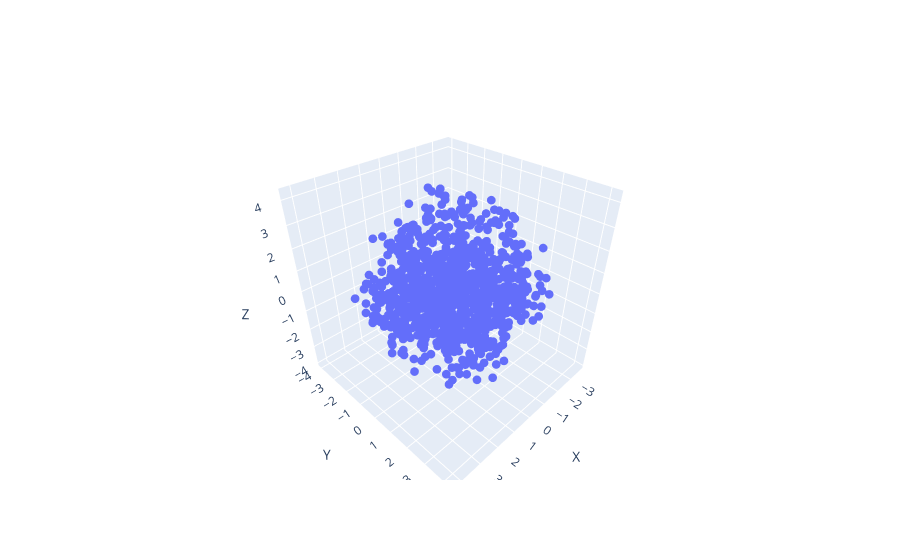

The code cell stored with this chart in its notebook:
### Code cell
import plotly.graph_objects as go
import numpy as np

def generate_manifold(n_samples):
    """
    Generates a random manifold with the specified number of samples.

    Parameters:
    - n_samples: int, the number of samples to generate

    Returns:
    - X: numpy array, shape (n_samples, n_features), the generated manifold
    """
    # Define the number of features (dimensions) of the manifold
    n_features = 10

    # Generate random points in a high-dimensional space
    X_high = np.random.normal(size=(n_samples, n_features))

    # Apply a non-linear transformation to create a curved manifold
    X = np.sin(X_high) + np.random.normal(scale=0.1, size=X_high.shape)

    return X

# Create the manifold object
n_samples = 1000
np.random.seed(42)
X = generate_manifold(n_samples)

# Project the manifold to 3D using Isomap
from sklearn.manifold import Isomap
embedding = Isomap(n_components=3)
X_3d = embedding.fit_transform(X)

# Create a 3D scatter plot
fig = go.Figure(data=[go.Scatter3d(x=X_3d[:, 0], y=X_3d[:, 1], z=X_3d[:, 2], mode='markers', marker=dict(size=3))])

# Set the layout of the plot
fig.update_layout(scene=dict(xaxis_title='X', yaxis_title='Y', zaxis_title='Z'))

# Show the plot
fig.show()

### Figure 1 — Plotly figure (JSON) as saved in the notebook; plotly's stock layout.template omitted (floating-point values rounded to 4 significant figures; data arrays with more than 128 entries replaced by an {"elided": "..."} marker saying what was removed)
{"data": [{"marker": {"size": 3}, "mode": "markers", "type": "scatter3d", "x": {"elided": "1000 float values"}, "y": {"elided": "1000 float values"}, "z": {"elided": "1000 float values"}}], "layout": {"scene": {"xaxis": {"title": {"text": "X"}}, "yaxis": {"title": {"text": "Y"}}, "zaxis": {"title": {"text": "Z"}}}}}
